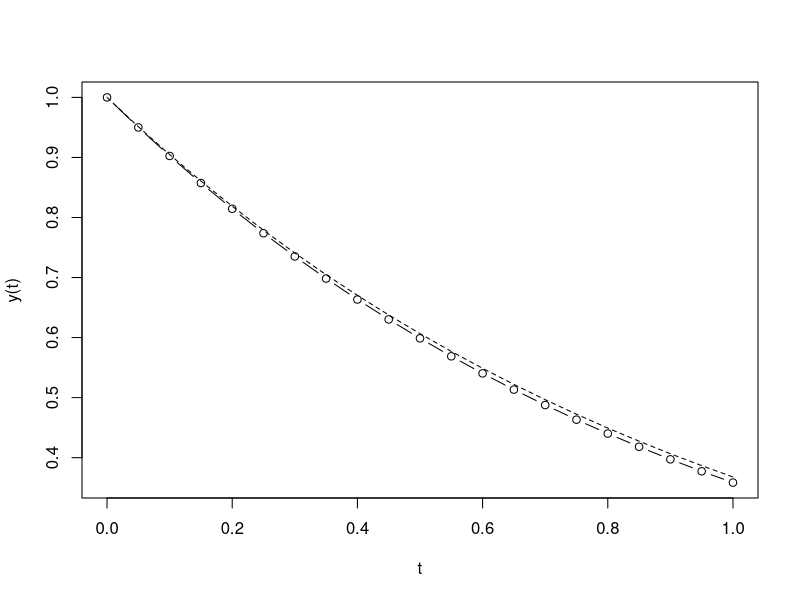

Recreate this plot in R.
h <- 0.05
N <- 20
t <- seq(0, N*h, by = h)
y <- numeric(N+1)
y[1] <- 1
for (k in 1:N) {
  y[k+1] <- y[k] - h*y[k]
}
max(abs(y - exp(-t)))
plot(t, y, type = "b", xlab = "t", ylab = "y(t)")
lines(t, exp(-t), lty = 2)
